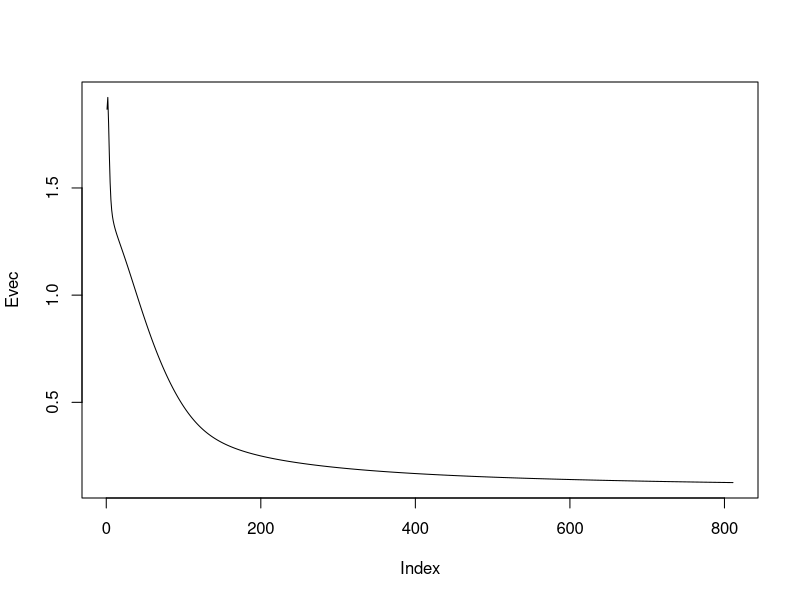

Generate this figure with R:
#### Softmax regression ####
## Data
data(iris)
listy <- as.character(unique(iris$Species))
data.train  <- as.matrix(iris[,-5])
y.train <- as.character(iris[,5])

## Function
hcal <- function(data,x){
  signal<- data %*% t(x)
  signal <- exp(signal-apply(signal,1,function(row){return(max(row))}))
  return(sweep(signal,1,rowSums(signal),FUN= "/"))
}
norm_vec <- function(x) sqrt(sum(x^2))
## Parameter
rate <- 0.1
n <- length(listy)
f <- dim(data.train)[2]
batchs <- 10
batchl <- ceiling(nrow(data.train)/batchs)
epsilon <- 10^-4
threshold <- 0.00005
regu <- 0 # regularization : weight decay
## Initialization
w <- matrix(rep(0,f*n),ncol=f)
gradiant <- matrix(rep(0,f*n),ncol=f)
Evec <- NULL
run <- 0
change <- 3
E <- 100

while(change>threshold)
{  
  for (i in 1:batchl)
  {
  if (i < batchl)
  {
    y.train.b <- y.train[((i-1)*batchs+1):(i*batchs)]
    data.train.b <- data.train[((i-1)*batchs+1):(i*batchs),]
    h.b <- hcal(data.train.b,w)
  }
  else
  {
    y.train.b <- y.train[((i-1)*batchs+1):dim(data.train)[1]]
    data.train.b <- data.train[((i-1)*batchs+1):dim(data.train)[1],]
    h.b <- hcal(data.train.b,w)
  }
  for (j in 1:(n-1))
  {  
    y.temp <- ifelse(y.train.b ==listy[j], 1,0)
    gradiant[j,] <- -colSums(data.train.b*(y.temp-h.b[,j]))/nrow(data.train.b)+regu*w[j,]
  }
  w <- w - rate*gradiant
  }
  h <- hcal(data.train,w)
  E <- 0
  for ( j in 1:n)
  {
    y.temp <- ifelse(y.train ==listy[j], 1,0)
    E <- E-sum(y.temp*log(h[,j]))/nrow(data.train)
  }
  Evec <- rbind(Evec,E)
  if (run >1)
  {
    change <- abs(Evec[run,]-Evec[run-1,])
  }
  run <-run +1
}

plot(Evec,type="l") # Cross entropy error decreases

signal<- data.train %*% t(w)
signal <- exp(signal-apply(signal,1,function(row){return(max(row))}))
h <- sweep(signal,1,rowSums(signal),FUN= "/")
y_hat <- apply(h,1, function(row){return(listy[which(row==max(row))])})
length(which(y_hat==y.train))/nrow(data.train) # Classification error
